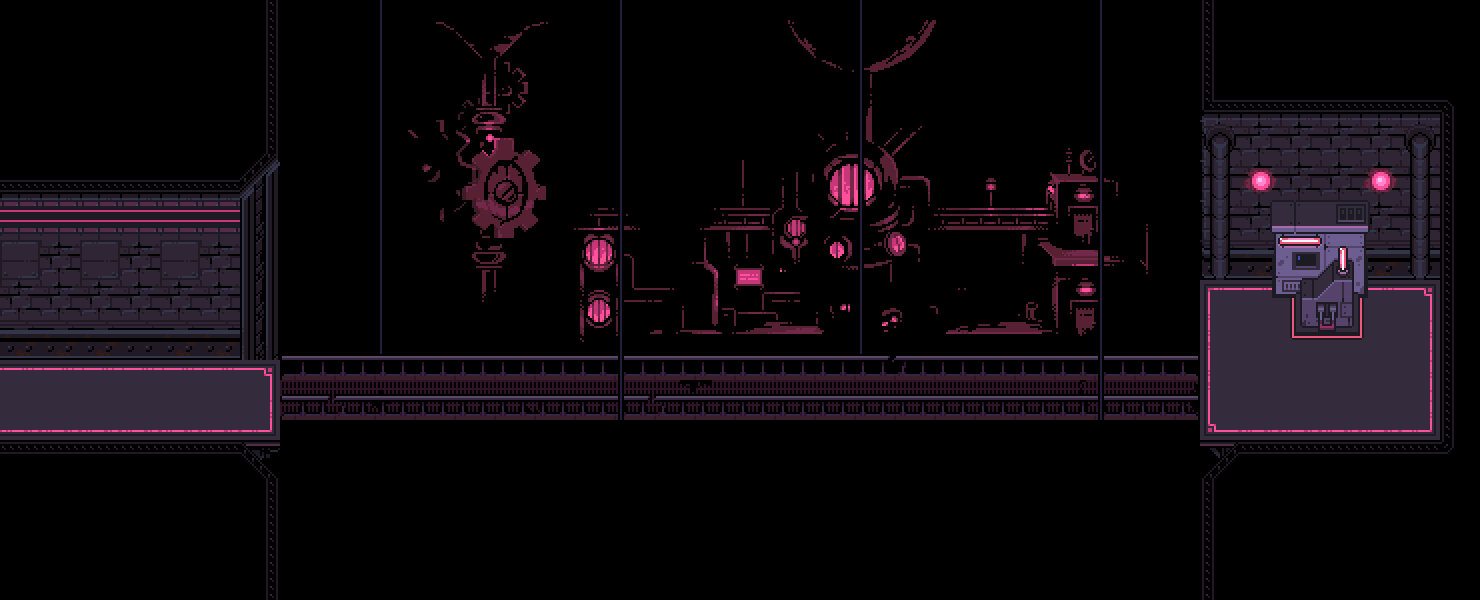

A 2D game scene composited from a Tiled map and its tileset images. What follows is a short description and the map's XML, with each tile layer's data collapsed to a summary:
An orthogonal 37x15 tile map with 40x40 px tiles, 9 tile layers (bg, Tile Layer 2, Tile Layer 1, Tile Layer 6, ...), 3 tilesets and 13 objects (interactable, transition, left, spawn).

<map version="1.10" tiledversion="1.10.2" orientation="orthogonal" renderorder="right-down" width="37" height="15" tilewidth="40" tileheight="40" infinite="0" nextlayerid="13" nextobjectid="14">
 <editorsettings>
  <export target="data.lua" format="lua" />
 </editorsettings>
 <properties>
  <property name="light" type="bool" value="true" />
  <property name="music" value="undertale_yellow/steamworks_overworld" />
 </properties>
 <tileset firstgid="1" source="../../../tilesets/steamworks.tsx" />
 <tileset firstgid="1497" source="../../../tilesets/steamworks_objects.tsx" />
 <tileset firstgid="1537" source="../../../tilesets/steamworks_images.tsx" />
 <layer id="12" name="bg" width="37" height="15" offsetx="0" offsety="-10">
  <data>[555 cells, 1 non-empty, 1 distinct tile ids]</data>
 </layer>
 <layer id="2" name="Tile Layer 2" width="37" height="15">
  <data>[555 cells, 2 non-empty, 2 distinct tile ids]</data>
 </layer>
 <layer id="1" name="Tile Layer 1" width="37" height="15">
  <data>[555 cells, 210 non-empty, 30 distinct tile ids]</data>
 </layer>
 <layer id="9" name="Tile Layer 6" width="37" height="15" offsetx="0" offsety="-20">
  <data>[555 cells, 20 non-empty, 1 distinct tile ids]</data>
 </layer>
 <layer id="4" name="Tile Layer 4" width="37" height="15" offsetx="0" offsety="-20">
  <data>[555 cells, 46 non-empty, 10 distinct tile ids]</data>
 </layer>
 <layer id="3" name="Tile Layer 3" width="37" height="15">
  <data>[555 cells, 14 non-empty, 4 distinct tile ids]</data>
 </layer>
 <layer id="11" name="lever" width="37" height="15" offsetx="-10" offsety="-20">
  <data>[555 cells, 1 non-empty, 1 distinct tile ids]</data>
 </layer>
 <objectgroup id="6" name="collision">
  <object id="1" x="0" y="320" width="280" height="40" />
  <object id="2" x="0" y="440" width="280" height="40" />
  <object id="3" x="1200" y="440" width="240" height="40" />
  <object id="4" x="1200" y="240" width="240" height="40" />
  <object id="5" x="1440" y="240" width="40" height="240" />
  <object id="6" x="280" y="420" width="920" height="40" />
  <object id="7" x="280" y="340" width="920" height="40" />
  <object id="8" x="1160" y="240" width="40" height="100" />
  <object id="9" x="1272" y="280" width="96" height="18" />
 </objectgroup>
 <objectgroup id="7" name="objects">
  <object id="10" name="interactable" x="1290" y="298" width="74" height="42">
   <properties>
    <property name="solid" type="bool" value="true" />
    <property name="text1">* The generator is already
running.</property>
   </properties>
  </object>
  <object id="11" name="transition" x="0" y="360" width="40" height="80">
   <properties>
    <property name="map" value="steamworks/05c" />
    <property name="marker" value="right" />
   </properties>
  </object>
 </objectgroup>
 <objectgroup id="8" name="markers">
  <object id="12" name="left" x="80" y="400">
   <point />
  </object>
  <object id="13" name="spawn" x="200" y="400">
   <point />
  </object>
 </objectgroup>
 <layer id="5" name="Tile Layer 5" width="37" height="15" offsetx="0" offsety="-20">
  <data>[555 cells, 23 non-empty, 4 distinct tile ids]</data>
 </layer>
 <layer id="10" name="Tile Layer 7" width="37" height="15" offsetx="0" offsety="-20">
  <data>[555 cells, 22 non-empty, 1 distinct tile ids]</data>
 </layer>
</map>
